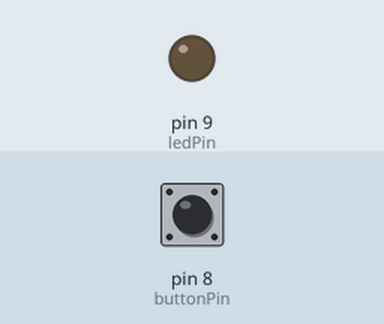
The sketch below on a simulated Arduino Uno, built with avr-gcc and run on an emulated ATmega328P. Shown: output pins drawn as LEDs (lit = HIGH). The test bench sets the inputs (shaded band); at power-on: pin 8 (buttonPin) HIGH.

Above: at 1.2 s.
1.3 s: pin 8 (buttonPin) pulled LOW for 0.15 s
At 2.6 s:
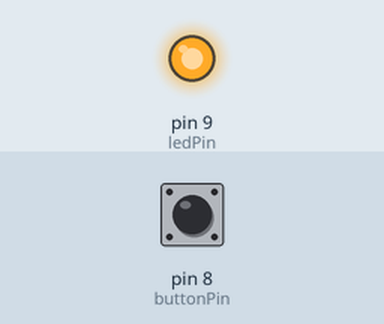
3.3 s: pin 8 (buttonPin) pulled LOW for 1 s
At 4.1 s:
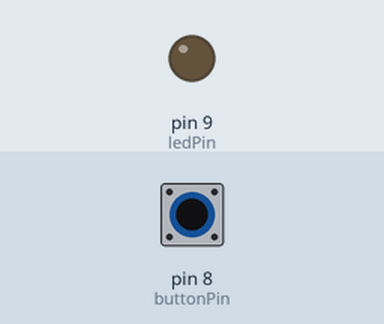
5.8 s: pin 8 (buttonPin) pulled LOW for 3.2 s
At 7.2 s:
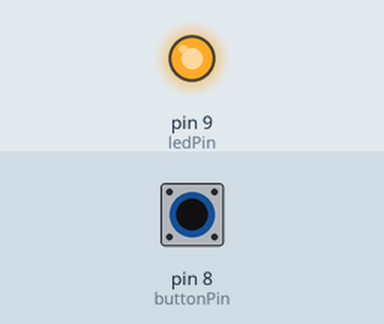
Timing chart, 0 to 8.8 s (numbered marks = the images above; inputs shaded):
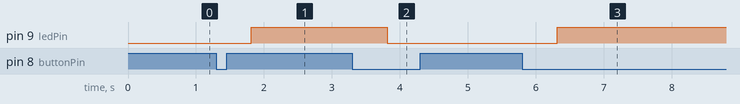

The sketch:

CHALLENGE_sleepyButton.ino
```cpp
// This sketch dims an LED on and off based when a button attached to pin 8 is pressed (make sure to use a current limiting resistor!)
// Debouncing is added to prevent accidental repeat presses
// Nicholas Schwankl - 9/7/2020

#define ledPin      9
#define buttonPin   8
#define stepDelay   2             // This adds a small amount of delay so fade is visible

bool thisState = LOW;             // These three booleans track the button being pressed and the LED "state" (intended)
bool lastState = LOW;
bool ledState  = LOW;

int  brightness = 0;              // This value is used to track the true state of the LED

long lastTime  = 0;               // This tracks the last time the button was pressed and ignores repeat presses
const long debounce  = 200;

void setup() {

  pinMode(ledPin, OUTPUT);
  pinMode(buttonPin, INPUT_PULLUP);

}

void loop() {

  thisState = !digitalRead(buttonPin);        // Read and store the inverted state of the button (reverse INPUT_PULLUP)

  if( (thisState==HIGH) && (lastState==LOW) && (millis() - lastTime > debounce) ){    // Normal debounce toggle code
    ledState = !ledState;
    lastTime = millis();
  }

  if(ledState){                               // If the LED is supposed to be on
    if(brightness < 255){brightness++;}       // Raise the brightnes by 1 if it isn't already at 255 (full brightness)
  }else{                                      // Otherwise if the LED should be off
    if(brightness > 0){brightness--;}         // Lower the brightness by 1 if it isn't already at 0 (fully off)
  }

  lastState = thisState;                      // Update states for next loop
  analogWrite(ledPin, brightness);            // Write the brightness to the LED
  delay(stepDelay);                           // Wait a moment so the change is seen

}
```

Measured:
- after the input at 1.3 s, pin 9 (ledPin): LOW → HIGH after 0.51 s
- after the input at 3.3 s, pin 9 (ledPin): HIGH → LOW after 0.51 s
- after the input at 5.8 s, pin 9 (ledPin): LOW → HIGH after 0.51 s
